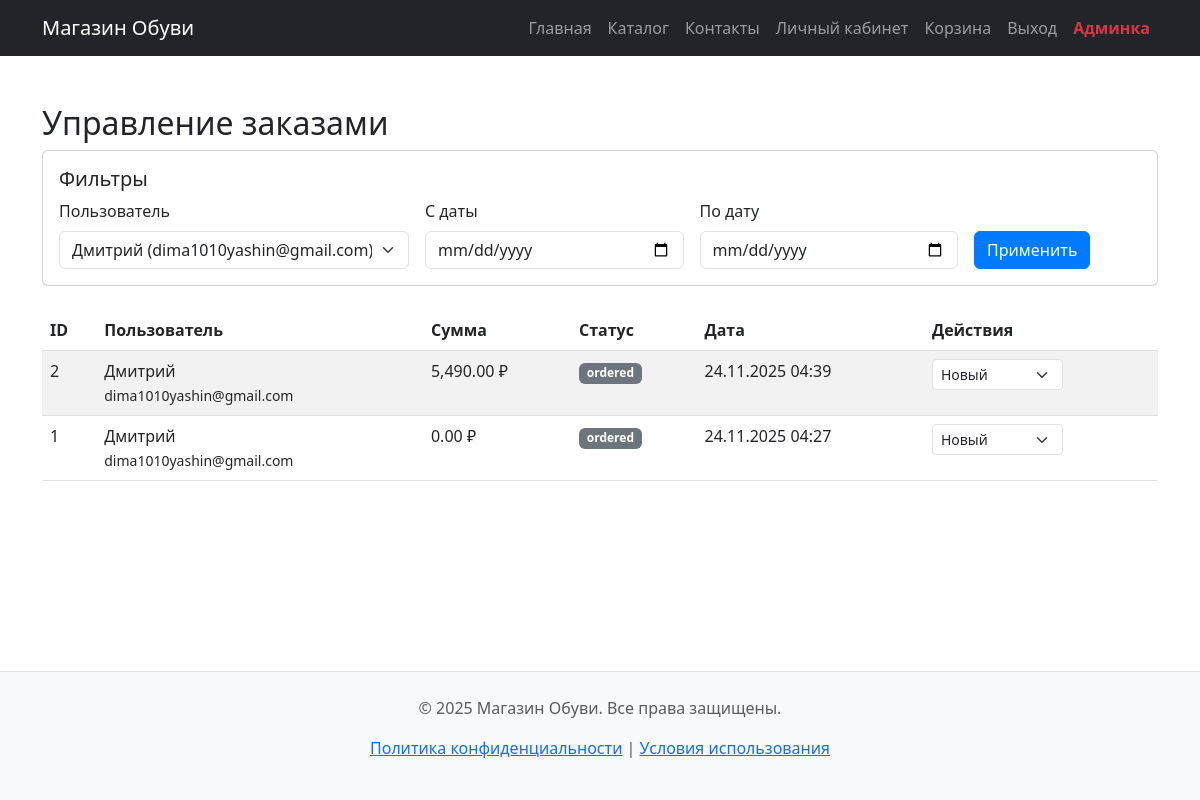
Page /admin/orders.php?user_id=3 (signed in) on the committed database.
### tables this page shows
CREATE TABLE `orders` (
  `id` int(11) NOT NULL AUTO_INCREMENT,
  `user_id` int(11) NOT NULL,
  `total` decimal(10,2) NOT NULL,
  `status` enum('ordered','processing','shipped','delivered') DEFAULT 'ordered',
  `delivery_address` text DEFAULT NULL,
  `phone` varchar(20) DEFAULT NULL,
  `comment` text DEFAULT NULL,
  `created_at` timestamp NULL DEFAULT current_timestamp(),
  PRIMARY KEY (`id`),
  KEY `user_id` (`user_id`),
  CONSTRAINT `orders_ibfk_1` FOREIGN KEY (`user_id`) REFERENCES `users` (`id`) ON DELETE CASCADE
);

CREATE TABLE `users` (
  `id` int(11) NOT NULL AUTO_INCREMENT,
  `name` varchar(100) NOT NULL,
  `email` varchar(100) NOT NULL,
  `password` varchar(255) NOT NULL,
  `phone` varchar(20) DEFAULT NULL,
  `address` text DEFAULT NULL,
  `role` enum('user','admin') DEFAULT 'user',
  `created_at` timestamp NULL DEFAULT current_timestamp(),
  PRIMARY KEY (`id`),
  UNIQUE KEY `email` (`email`)
);

### admin/orders.php (the view, shortened to what this page needs)
<?php
include '../config.php';
$user_filter = $_GET['user_id'] ?? null;
$date_from = $_GET['date_from'] ?? null;
$date_to = $_GET['date_to'] ?? null;
$user_list = $pdo->query("SELECT id, name, email FROM users ORDER BY name")->fetchAll();
$sql = "
    SELECT o.*, u.name AS user_name, u.email
    FROM orders o
    JOIN users u ON o.user_id = u.id
    WHERE 1=1
";
$params = [];
if ($user_filter) {
    $sql .= " AND o.user_id = ?";
    $params[] = $user_filter;
}
$sql .= " ORDER BY o.created_at DESC";
$stmt = $pdo->prepare($sql);
$stmt->execute($params);
$orders = $stmt->fetchAll();
?>
<?php include '../header.php'; ?>
<div class="container mt-5">
    <h2>Управление заказами</h2>
    <div class="card mb-4">
        <div class="card-body">
            <h5>Фильтры</h5>
            <form method="GET" class="row g-3">
                <div class="col-md-4">
                    <label class="form-label">Пользователь</label>
                    <select name="user_id" class="form-select">
                        <?php foreach ($user_list as $u): ?>
                            <option value="<?= $u['id'] ?>" <?= ($user_filter == $u['id']) ? 'selected' : '' ?>>
                                <?= htmlspecialchars($u['name']) ?> (<?= $u['email'] ?>)
                            </option>
                        <?php endforeach; ?>
                    </select>
                </div>
                <div class="col-md-3">
                    <label class="form-label">С даты</label>
                    <input type="date" name="date_from" class="form-control" value="<?= htmlspecialchars($date_from ?? '') ?>">
                </div>
                <div class="col-md-3">
                    <label class="form-label">По дату</label>
                    <input type="date" name="date_to" class="form-control" value="<?= htmlspecialchars($date_to ?? '') ?>">
                </div>
                <div class="col-md-2 d-flex align-items-end">
                    <button type="submit" class="btn btn-primary">Применить</button>
                </div>
            </form>
        </div>
    </div>
    <?php if (empty($orders)): ?>
        <div class="alert alert-info">Заказы не найдены.</div>
    <?php else: ?>
        <table class="table table-striped">
            <thead>
                <tr>
                    <th>ID</th>
                    <th>Пользователь</th>
                    <th>Сумма</th>
                    <th>Статус</th>
                    <th>Дата</th>
                    <th>Действия</th>
                </tr>
            </thead>
            <tbody>
                <?php foreach ($orders as $o): ?>
                <tr>
                    <td><?= $o['id'] ?></td>
                    <td>
                        <?= htmlspecialchars($o['user_name']) ?><br>
                        <small><?= $o['email'] ?></small>
                    </td>
                    <td><?= number_format($o['total'], 2) ?> ₽</td>
                    <td>
                        <span class="badge bg-<?= match($o['status']) {
                            'ordered' => 'secondary',
                            'processing' => 'warning',
                            'shipped' => 'info',
                            'delivered' => 'success',
                            default => 'secondary'
                        }; ?>">
                            <?= $o['status'] ?>
                        </span>
                    </td>
                    <td><?= date('d.m.Y H:i', strtotime($o['created_at'])) ?></td>
                    <td>
                        <form method="POST" class="d-inline">
                            <select name="status" class="form-select form-select-sm d-inline w-auto" onchange="this.form.submit()">
                                <option value="ordered" <?= $o['status'] == 'ordered' ? 'selected' : '' ?>>Новый</option>
                            </select>
                        </form>
                    </td>
                </tr>
                <?php endforeach; ?>
            </tbody>
        </table>
    <?php endif; ?>
</div>
<?php include '../footer.php'; ?>

### css/style.css (style rules this page uses)
html, body { margin: 0; padding: 0; min-height: 100vh; display: flex; flex-direction: column; font-family: 'Segoe UI', Tahoma, Geneva, Verdana, sans-serif; }
.card { transition: transform 0.3s ease, box-shadow 0.3s ease; }
.btn-primary { background-color: #007bff; border-color: #007bff; transition: all 0.3s ease; }

### rows in the picture
orders: id "2", user.name "Дмитрий", user.email "dima1010yashin@gmail.com", total "5,490.00", status "ordered", created_at "24.11.2025 04:39", status "Новый"
orders: id "1", user.name "Дмитрий", user.email "dima1010yashin@gmail.com", total "0.00", status "ordered", created_at "24.11.2025 04:27", status "Новый"

### other values in the picture
form field user_id "Дмитрий (dima1010yashin@gmail.com)"
